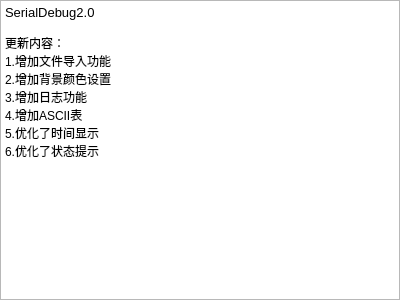
<?xml version="1.0" encoding="UTF-8"?>
<ui version="4.0">
 <class>version</class>
 <widget class="QDialog" name="version">
  <property name="geometry">
   <rect>
    <x>0</x>
    <y>0</y>
    <width>400</width>
    <height>300</height>
   </rect>
  </property>
  <property name="windowTitle">
   <string>Dialog</string>
  </property>
  <widget class="QTextBrowser" name="textBrowser">
   <property name="enabled">
    <bool>true</bool>
   </property>
   <property name="geometry">
    <rect>
     <x>0</x>
     <y>0</y>
     <width>400</width>
     <height>300</height>
    </rect>
   </property>
   <property name="html">
    <string>&lt;!DOCTYPE HTML PUBLIC &quot;-//W3C//DTD HTML 4.0//EN&quot; &quot;http://www.w3.org/TR/REC-html40/strict.dtd&quot;&gt;
&lt;html&gt;&lt;head&gt;&lt;meta name=&quot;qrichtext&quot; content=&quot;1&quot; /&gt;&lt;style type=&quot;text/css&quot;&gt;
p, li { white-space: pre-wrap; }
&lt;/style&gt;&lt;/head&gt;&lt;body style=&quot; font-family:'SimSun'; font-size:8.86154pt; font-weight:400; font-style:normal;&quot;&gt;
&lt;p style=&quot; margin-top:0px; margin-bottom:0px; margin-left:0px; margin-right:0px; -qt-block-indent:0; text-indent:0px;&quot;&gt;&lt;span style=&quot; font-size:10pt;&quot;&gt;SerialDebug2.0&lt;/span&gt;&lt;/p&gt;
&lt;p style=&quot;-qt-paragraph-type:empty; margin-top:0px; margin-bottom:0px; margin-left:0px; margin-right:0px; -qt-block-indent:0; text-indent:0px; font-size:8.86154pt;&quot;&gt;&lt;br /&gt;&lt;/p&gt;
&lt;p style=&quot; margin-top:0px; margin-bottom:0px; margin-left:0px; margin-right:0px; -qt-block-indent:0; text-indent:0px;&quot;&gt;&lt;span style=&quot; font-size:8.86154pt;&quot;&gt;更新内容：&lt;/span&gt;&lt;/p&gt;
&lt;p style=&quot; margin-top:0px; margin-bottom:0px; margin-left:0px; margin-right:0px; -qt-block-indent:0; text-indent:0px;&quot;&gt;&lt;span style=&quot; font-size:8.86154pt;&quot;&gt;1.增加文件导入功能&lt;/span&gt;&lt;/p&gt;
&lt;p style=&quot; margin-top:0px; margin-bottom:0px; margin-left:0px; margin-right:0px; -qt-block-indent:0; text-indent:0px;&quot;&gt;&lt;span style=&quot; font-size:8.86154pt;&quot;&gt;2.增加背景颜色设置&lt;/span&gt;&lt;/p&gt;
&lt;p style=&quot; margin-top:0px; margin-bottom:0px; margin-left:0px; margin-right:0px; -qt-block-indent:0; text-indent:0px;&quot;&gt;&lt;span style=&quot; font-size:8.86154pt;&quot;&gt;3.增加日志功能&lt;/span&gt;&lt;/p&gt;
&lt;p style=&quot; margin-top:0px; margin-bottom:0px; margin-left:0px; margin-right:0px; -qt-block-indent:0; text-indent:0px;&quot;&gt;&lt;span style=&quot; font-size:8.86154pt;&quot;&gt;4.增加ASCII表&lt;/span&gt;&lt;/p&gt;
&lt;p style=&quot; margin-top:0px; margin-bottom:0px; margin-left:0px; margin-right:0px; -qt-block-indent:0; text-indent:0px;&quot;&gt;&lt;span style=&quot; font-size:8.86154pt;&quot;&gt;5.优化了时间显示&lt;/span&gt;&lt;/p&gt;
&lt;p style=&quot; margin-top:0px; margin-bottom:0px; margin-left:0px; margin-right:0px; -qt-block-indent:0; text-indent:0px;&quot;&gt;&lt;span style=&quot; font-size:8.86154pt;&quot;&gt;6.优化了状态提示&lt;/span&gt;&lt;/p&gt;&lt;/body&gt;&lt;/html&gt;</string>
   </property>
  </widget>
 </widget>
 <resources/>
 <connections/>
</ui>
